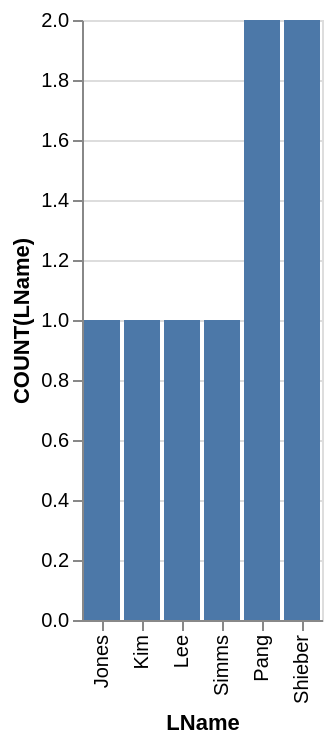

Write the Vega-Lite specification saved for this chart.
### Vega-Lite specification from a JSON file in a GitHub repository (floating-point values rounded to 4 significant figures)
{"data": {"values": [{"x_data": "Jones", "y_data": 1}, {"x_data": "Kim", "y_data": 1}, {"x_data": "Lee", "y_data": 1}, {"x_data": "Simms", "y_data": 1}, {"x_data": "Pang", "y_data": 2}, {"x_data": "Shieber", "y_data": 2}]}, "mark": "bar", "encoding": {"x": {"field": "x_data", "type": "nominal", "title": "LName", "sort": {"op": "sum", "field": "y_data", "order": "ascending"}}, "y": {"field": "y_data", "type": "quantitative", "title": "COUNT(LName)"}}}
